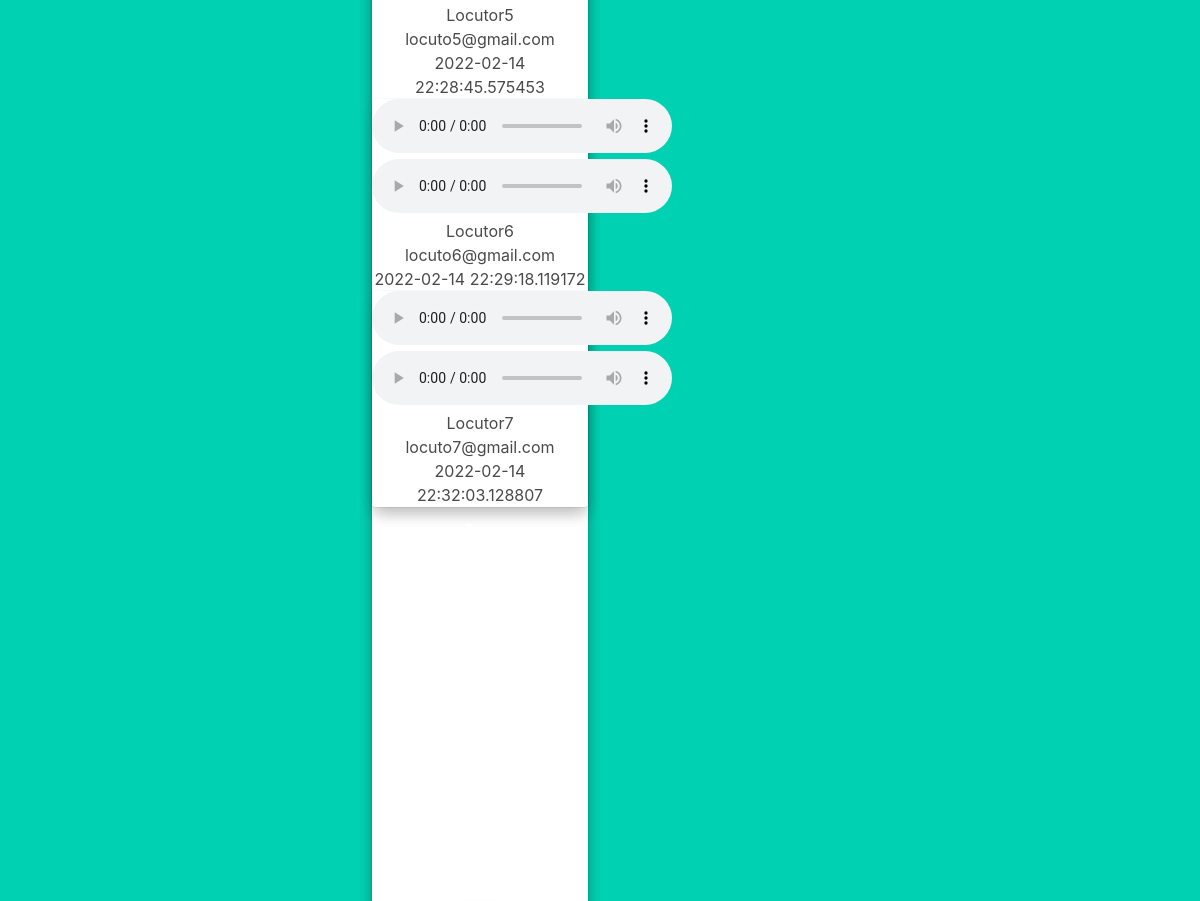
Page /apply/2 (middle part) on the earlier database version.
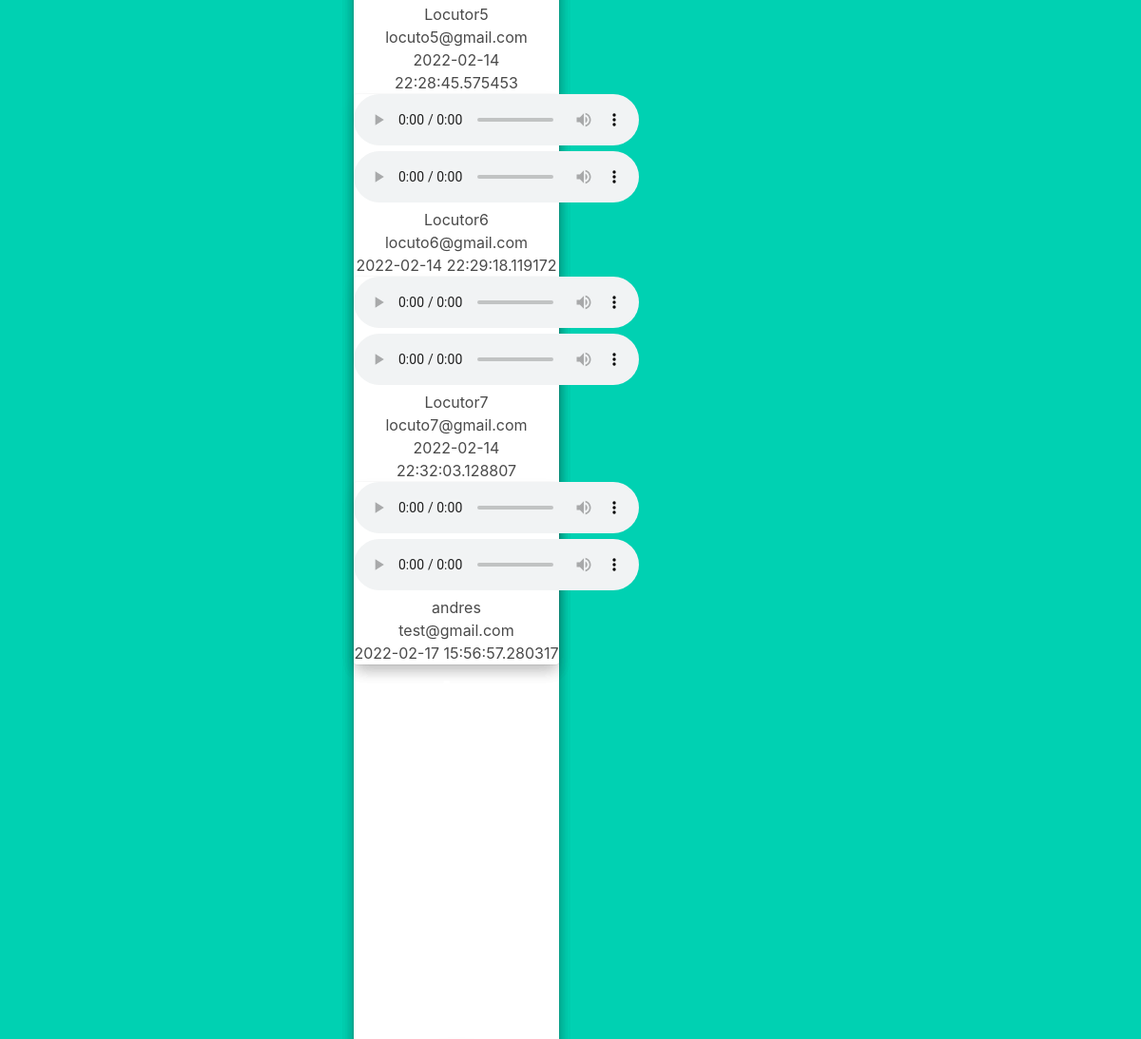
Same page on the later database version.
### models.py (models this page shows)
class Proposal(db.Model):
    id_proposal = db.Column(db.Integer, primary_key=True)
    id_contest = db.Column(db.Integer)
    create_date = db.Column(db.DateTime)
    full_name_speaker = db.Column(db.String(100))
    email = db.Column(db.String(200))
    dialogo_sound = db.Column(db.String(100))
    dialogo_sound_convert = db.Column(db.String(100))
    formato = db.Column(db.String(100))
    state_voice = db.Column(db.String(100))
    observacion = db.Column(db.String(8))

### main.py (the view)
@main.route('/apply/<id>')
def apply(id):
    query = Contest.query.filter_by(id_contest=id).first()
    query_speaker = Proposal.query.filter_by(id_contest=id).order_by(Proposal.create_date).all()
    return render_template('apply.html',items=query, speaker=query_speaker)

### templates/apply.html (shortened to what this page needs)
{% extends "base.html" %}
{% block content %}
<div class="container">
<div class="column is-3 is-offset-3">
  <div class="col-sm-10">
       {% for task in speaker%}
        <div class="card">
            <audio controls style = "height: 54px" > <source src="/static/uploads/dialog_song_convert/{{task.dialogo_sound}}" type="audio/mp3"> </audio>
            <audio controls style = "height: 54px" > <source src="/static/uploads/dialog_song/{{task.dialogo_sound}}" type="audio/wav"> </audio>
            <div class="card-body">
            <h5 class="card-title">{{task.full_name_speaker}} </h5>
            <p class="card-text">{{task.email}}</p>
            <p class="card-text">{{task.create_date}}</p>
        </div>
        {% endfor %}
  </div>
</div>
</div>
<div class="container">
<div class="column is-4 is-offset-4">
    <h3 class="title">Aplicar al evento {{items.dialog}}</h3>
</div>
</div>
{% endblock %}

Differences in the rows shown:
added Proposal: full_name_speaker "andres", email "test@gmail.com", create_date "2022-02-17 15:56:57.280317"
